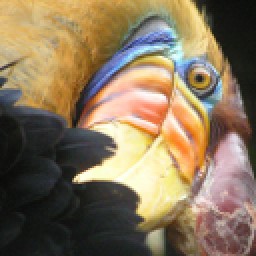
#> input picture ex7-kmeans and PCA/data/bird_small.png, 128 x 128 px (shown 2 times larger)
$ jupyter execute --allow-errors Kmeans.ipynb
#> lines starting #> are read from the running program, lines starting #| are printed output that depends on the picture
#| (16384, 3)
# K-means

## 作业一
对一个二维数据组进行分类

### 1.读入数据
第一组数据是一个简单的二维数据集，首先读入数据并显示出来。

[cell 1]
import scipy.io as sio
import numpy as np
import matplotlib.pyplot as plt
import pandas as pd

#> (a cell that did not finish here is left out)

### 2.定义Kmeans算法的两个循环
定义内循环的第一个循环：找到距离样本最近的聚类中心，并进行测试

[cell 3]
def find_closest_centroids(X,centrodis):
    m = X.shape[0]
    k = centrodis.shape[0]
    index = np.zeros(m)

    for i in range(m):
        min_distance = 99999999
        min_index =-1
        for j in range(k):
            distance = np.sum((X[i,:]-centrodis[j,:])**2)
            if distance<min_distance:
                min_distance= distance
                index[i] = j
    return index

#测试
initial_centroids = np.array([[3,3],[6,2],[8,5]])
#> (the rest of this cell did not finish here and is left out)

定义内循环的第二个循环：计算样本的平均值，并改变聚类中心，进行测试

[cell 4]
def change_centroids(X,index,k):
    m,n = X.shape
    centroids = np.zeros((k,n))

    for i in range(k):
        idxs = np.where(index == i)
        centroids[i,:] = np.mean(X[idxs,:],axis=1)
    return centroids

#> (the rest of this cell did not finish here and is left out)

### 3.运行Kmeans算法
对上述两个步骤进行迭代，运行kmeans算法，聚类中心的初始化采用随机的样本位置

[cell 5]
def run_Kmeans(X,K,max_iters):
#> called with X = array of shape (16384, 3), K = 16, max_iters = 10
    m,n = X.shape
#> m = 16384; n = 3
    idx = np.zeros(m)
#> idx = 16384 values from 0 to 0
    #初始化
    centroids = np.zeros((K,n))
    random_index = np.random.randint(0,m,K)
    centroids = X[random_index]
#> centroids = 16 rows, first 8: [0.682, 0.482, 0.204], [0.984, 0.992, 0.796], [0.839, 0.788, 0.824], [0.525, 0.6, 0.875], [0.286, 0.259, 0.216], [0.098, 0.106, 0.0745], [0.212, 0.224, 0.208], [0.565, 0.408, 0.388]

    centroids_dict = {'0':np.zeros((max_iters,centroids.shape[1])),
                      '1':np.zeros((max_iters,centroids.shape[1])),
                      '2':np.zeros((max_iters,centroids.shape[1]))}
    for i in range(max_iters):
        idx = find_closest_centroids(X,centroids)
        centroids = change_centroids(X,idx,K)
        centroids_dict['0'][i] = centroids[0]
        centroids_dict['1'][i] = centroids[1]
        centroids_dict['2'][i] = centroids[2]
#> after the loop, centroids_dict = 3 items

    return centroids,centroids_dict,idx

将结果可视化

#> (a cell that did not finish here is left out)

### 4.使用sklearn

[cell 7]
from sklearn.cluster import KMeans

kmeans_model = KMeans(n_clusters = 3)
#> (the rest of this cell did not finish here and is left out)

## 作业二
将Kmeans应用于图像压缩
### 1.读入数据

[cell 8]
from skimage import io
img = io.imread('data/bird_small.png') /255
io.imshow(img)
data2 = np.reshape(img,(img.shape[0]*img.shape[1],img.shape[2]))
print(data2.shape)

### 2.进行聚类算法

[cell 9]
centroids,centroids_dict,idx = run_Kmeans(data2,K=16,max_iters=10)
#> centroids = 16 rows, first 8: [0.766, 0.548, 0.254], [0.975, 0.943, 0.813], [0.784, 0.742, 0.747], [0.466, 0.564, 0.754], [0.373, 0.356, 0.386], [0.115, 0.125, 0.115], [0.331, 0.269, 0.233], [0.557, 0.465, 0.409]; centroids_dict = 3 items; idx = 16384 values, max 15 at index 96, min 0 at index 48, mean 7.72
data_recovered = centroids[idx.astype(int),:]
print(data_recovered.shape)
#| (16384, 3)
data_recovered = np.reshape(data_recovered,[img.shape[0],img.shape[1],img.shape[2]])
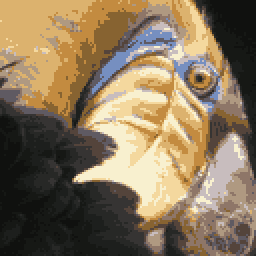
#> data_recovered: shape (128, 128, 3) float64 (shown 2 times larger); mean R, G, B 0.531, 0.46, 0.358
plt.subplot(1,2,1)
plt.imshow(data_recovered)
plt.subplot(1,2,2)
plt.imshow(img)
plt.show()
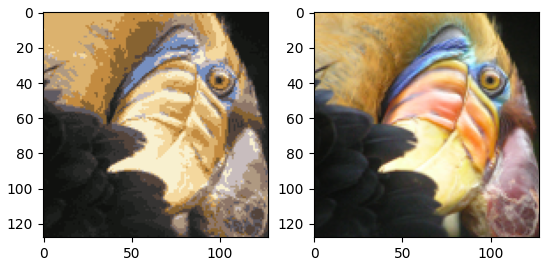
#> figure drawn by matplotlib, 2 panels
